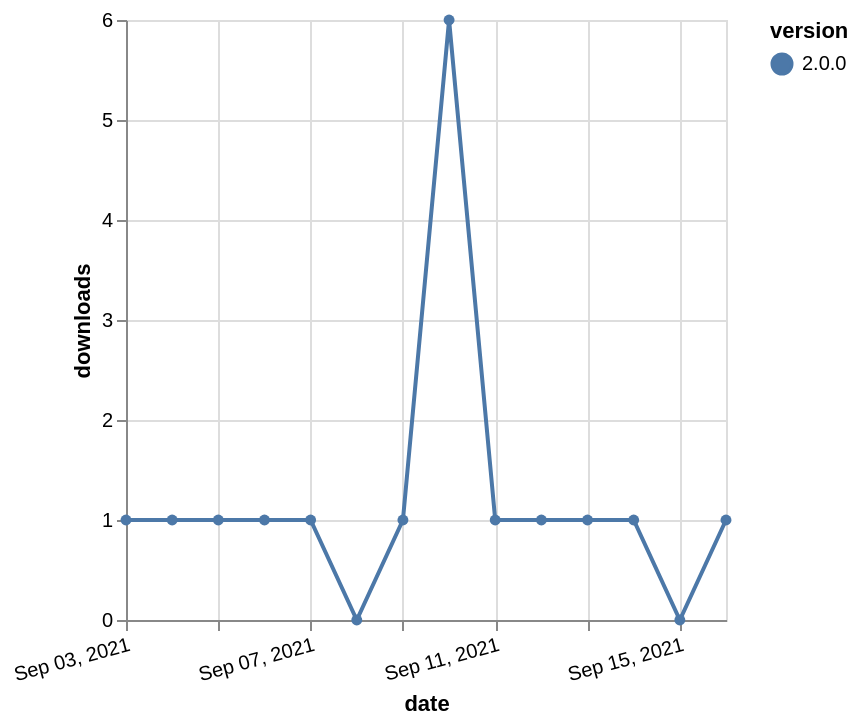

Describe this chart as a Vega-Lite specification.
### Vega-Lite specification from a JSON file in a GitHub repository (floating-point values rounded to 4 significant figures)
{"$schema": "https://vega.github.io/schema/vega-lite/v5.json", "description": "A simple bar chart with embedded data.", "data": {"values": [{"date": "2021-09-03", "total": 507, "delta": 1, "version": "2.0.0"}, {"date": "2021-09-04", "total": 508, "delta": 1, "version": "2.0.0"}, {"date": "2021-09-05", "total": 509, "delta": 1, "version": "2.0.0"}, {"date": "2021-09-06", "total": 510, "delta": 1, "version": "2.0.0"}, {"date": "2021-09-07", "total": 511, "delta": 1, "version": "2.0.0"}, {"date": "2021-09-08", "total": 511, "delta": 0, "version": "2.0.0"}, {"date": "2021-09-09", "total": 512, "delta": 1, "version": "2.0.0"}, {"date": "2021-09-10", "total": 518, "delta": 6, "version": "2.0.0"}, {"date": "2021-09-11", "total": 519, "delta": 1, "version": "2.0.0"}, {"date": "2021-09-12", "total": 520, "delta": 1, "version": "2.0.0"}, {"date": "2021-09-13", "total": 521, "delta": 1, "version": "2.0.0"}, {"date": "2021-09-14", "total": 522, "delta": 1, "version": "2.0.0"}, {"date": "2021-09-15", "total": 522, "delta": 0, "version": "2.0.0"}, {"date": "2021-09-16", "total": 523, "delta": 1, "version": "2.0.0"}]}, "width": "container", "mark": {"type": "line", "point": {"filled": true}}, "encoding": {"x": {"field": "date", "type": "temporal", "timeUnit": "yearmonthdate", "title": "date", "axis": {"labelAngle": -15}}, "y": {"field": "delta", "type": "quantitative", "title": "downloads"}, "color": {"field": "version", "type": "nominal"}, "tooltip": {"field": "delta"}}}
